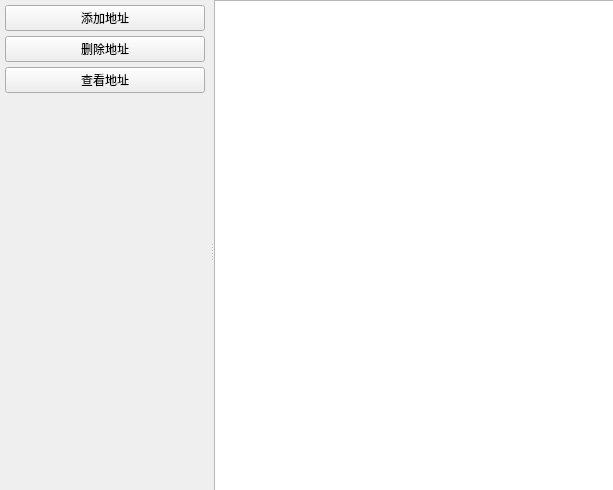
<?xml version="1.0" encoding="UTF-8"?>
<ui version="4.0">
 <class>FilterDialog</class>
 <widget class="QWidget" name="FilterDialog">
  <property name="geometry">
   <rect>
    <x>0</x>
    <y>0</y>
    <width>613</width>
    <height>490</height>
   </rect>
  </property>
  <property name="windowTitle">
   <string>Form</string>
  </property>
  <widget class="QSplitter" name="splitter">
   <property name="geometry">
    <rect>
     <x>0</x>
     <y>0</y>
     <width>651</width>
     <height>501</height>
    </rect>
   </property>
   <property name="minimumSize">
    <size>
     <width>0</width>
     <height>0</height>
    </size>
   </property>
   <property name="orientation">
    <enum>Qt::Horizontal</enum>
   </property>
   <widget class="QWidget" name="layoutWidget">
    <layout class="QVBoxLayout" name="verticalLayout">
     <property name="spacing">
      <number>5</number>
     </property>
     <property name="sizeConstraint">
      <enum>QLayout::SetMaximumSize</enum>
     </property>
     <property name="leftMargin">
      <number>5</number>
     </property>
     <property name="topMargin">
      <number>5</number>
     </property>
     <property name="rightMargin">
      <number>5</number>
     </property>
     <property name="bottomMargin">
      <number>5</number>
     </property>
     <item>
      <widget class="QPushButton" name="push_btn">
       <property name="minimumSize">
        <size>
         <width>150</width>
         <height>0</height>
        </size>
       </property>
       <property name="maximumSize">
        <size>
         <width>200</width>
         <height>16777215</height>
        </size>
       </property>
       <property name="text">
        <string>添加地址</string>
       </property>
      </widget>
     </item>
     <item>
      <widget class="QPushButton" name="remove_btn">
       <property name="minimumSize">
        <size>
         <width>150</width>
         <height>0</height>
        </size>
       </property>
       <property name="maximumSize">
        <size>
         <width>200</width>
         <height>16777215</height>
        </size>
       </property>
       <property name="text">
        <string>删除地址</string>
       </property>
      </widget>
     </item>
     <item>
      <widget class="QPushButton" name="look_btn">
       <property name="minimumSize">
        <size>
         <width>150</width>
         <height>0</height>
        </size>
       </property>
       <property name="maximumSize">
        <size>
         <width>200</width>
         <height>16777215</height>
        </size>
       </property>
       <property name="text">
        <string>查看地址</string>
       </property>
      </widget>
     </item>
     <item>
      <spacer name="verticalSpacer">
       <property name="orientation">
        <enum>Qt::Vertical</enum>
       </property>
       <property name="sizeHint" stdset="0">
        <size>
         <width>20</width>
         <height>40</height>
        </size>
       </property>
      </spacer>
     </item>
    </layout>
   </widget>
   <widget class="QListView" name="filter_listview"/>
  </widget>
 </widget>
 <resources/>
 <connections/>
</ui>
